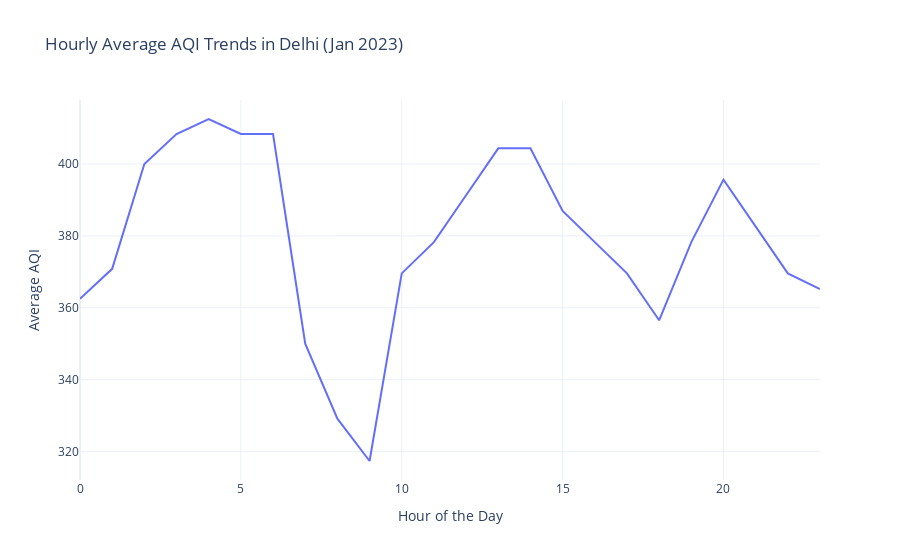

Notebook source saved alongside this figure:
### Code cell
# Extract the hour from the date
data['Hour'] = pd.to_datetime(data['date']).dt.hour

# Calculate hourly average AQI
hourly_avg_aqi = data.groupby('Hour')['AQI'].mean().reset_index()

# Create a line plot for hourly trends in AQI
fig = px.line(hourly_avg_aqi, x='Hour', y='AQI', 
              title='Hourly Average AQI Trends in Delhi (Jan 2023)')
fig.update_xaxes(title="Hour of the Day")
fig.update_yaxes(title="Average AQI")
fig.show()

### Figure 1 — Plotly figure (JSON) as saved in the notebook; plotly's stock layout.template omitted (floating-point values rounded to 4 significant figures)
{"data": [{"hovertemplate": "Hour=%{x}<br>AQI=%{y}<extra></extra>", "legendgroup": "", "line": {"color": "#636efa", "dash": "solid"}, "marker": {"symbol": "circle"}, "mode": "lines", "name": "", "orientation": "v", "showlegend": false, "type": "scatter", "x": [0, 1, 2, 3, 4, 5, 6, 7, 8, 9, 10, 11, 12, 13, 14, 15, 16, 17, 18, 19, 20, 21, 22, 23], "xaxis": "x", "y": [362.5, 370.8, 400, 408.3, 412.5, 408.3, 408.3, 350, 329.2, 317.4, 369.6, 378.3, 391.3, 404.3, 404.3, 387.0, 378.3, 369.6, 356.5, 378.3, 395.7, 382.6, 369.6, 365.2], "yaxis": "y"}], "layout": {"legend": {"tracegroupgap": 0}, "title": {"text": "Hourly Average AQI Trends in Delhi (Jan 2023)"}, "xaxis": {"anchor": "y", "domain": [0, 1], "title": {"text": "Hour of the Day"}}, "yaxis": {"anchor": "x", "domain": [0, 1], "title": {"text": "Average AQI"}}}}
